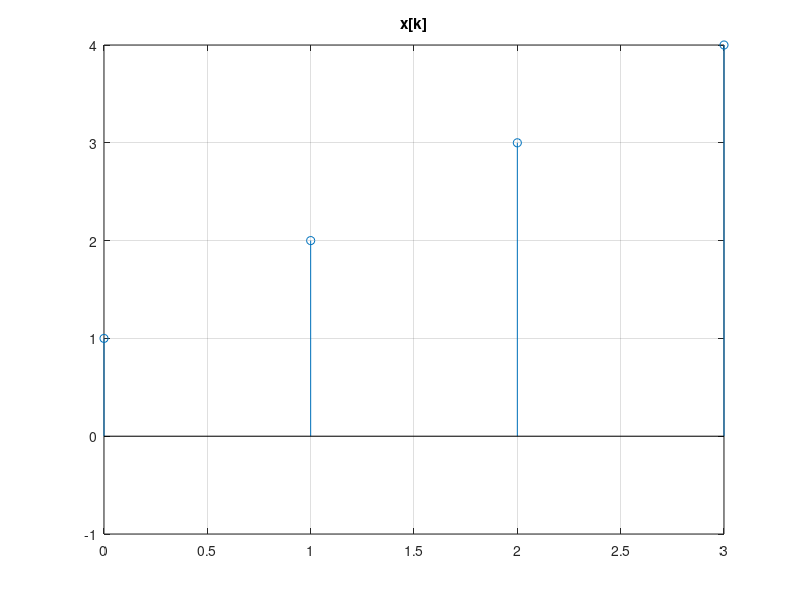
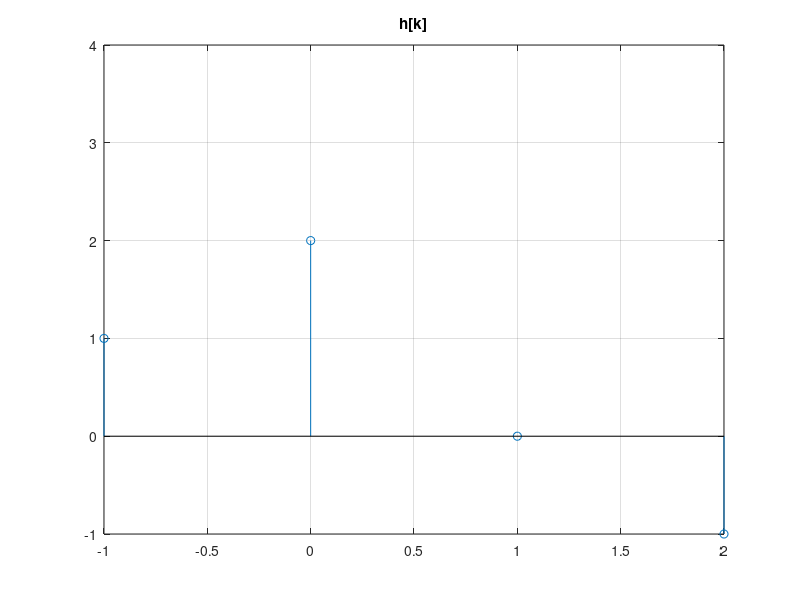
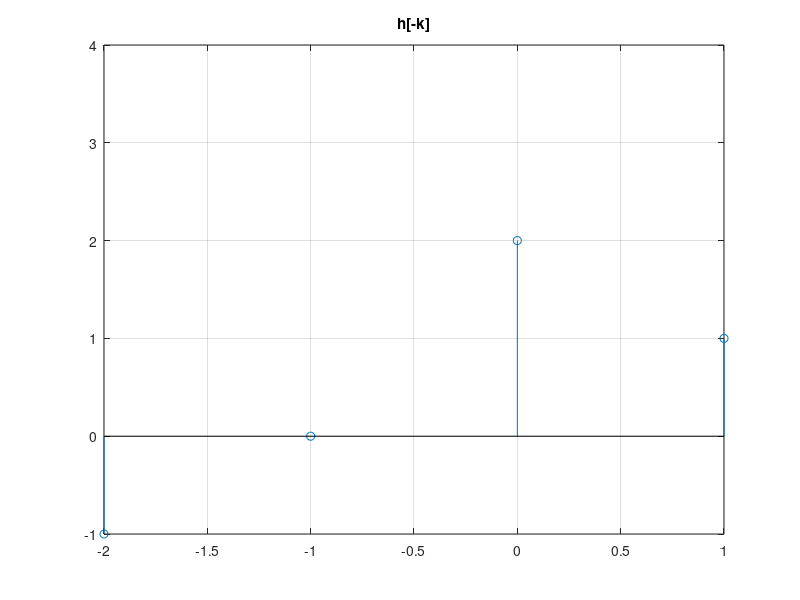
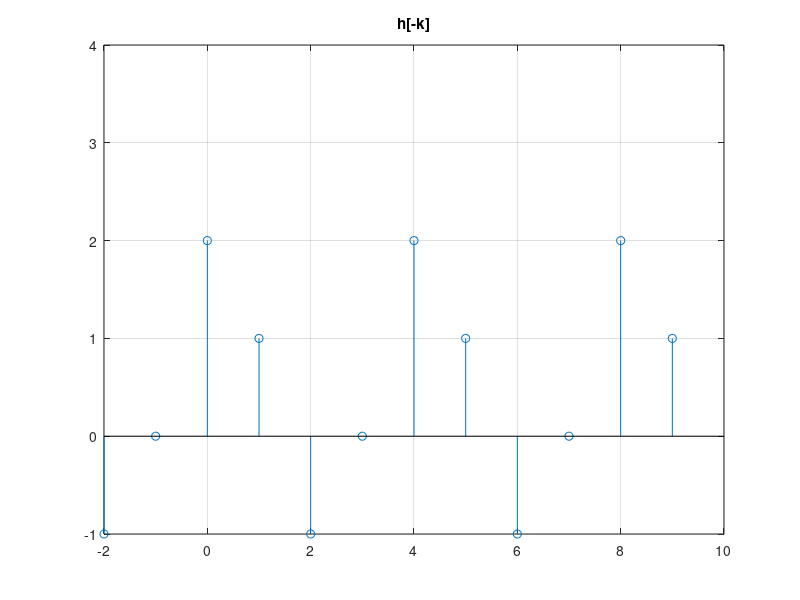

Reproduce these figures in MATLAB, in order.
% Example 7.22

nx = [0, 1, 2, 3];
x = [1, 2, 3, 4];

nn = [0, 1, 2, 3, 4, 5, 6, 7, 8, 9, 10, 11];
xx = [x, x, x];

nh = [-1, 0, 1, 2];
h = [1, 2, 0, -1];

nh0 = [-2, -1, 0, 1];
h0 = [-1, 0, 2, 1]

h00 = [-1, 0, 2, 1, -1, 0, 2, 1, -1, 0, 2, 1];
nh00 = [-2, -1, 0, 1, 2, 3, 4, 5, 6, 7, 8, 9];

h01 = [1, -1, 0, 2, 1, -1, 0, 2, 1, -1, 0, 2];
h02 = [2, 1, -1, 0, 2, 1, -1, 0, 2, 1, -1, 0];
h03 = [0, 2, 1, -1, 0, 2, 1, -1, 0, 2, 1, -1];

y=[-1,1,7,5,-1,1,7,5,-1,1,7,5, ];
ny = [-4,-3,-2,-1,0,1,2, 3, 4, 5, 6, 7];

figure(1)
%subplot(121); 
stem(nx,x); title('x[k]'); ylim([-1, 4]); grid on;

figure(2); stem(nh,h); title('h[k]'); ylim([-1, 4]); grid on;
figure(3); stem(nh0,h0); title('h[-k]'); ylim([-1, 4]); grid on;

figure(4); stem(nh00,h00); title('h[-k]'); ylim([-1, 4]); grid on;
figure(5); stem(nh00,h01); title('h[1-k]'); ylim([-1, 4]); grid on;
figure(6); stem(nh00,h02); title('h[2-k]'); ylim([-1, 4]); grid on;
figure(7); stem(nh00,h03); title('h[3-k]'); ylim([-1, 4]); grid on;

figure(8); stem(ny,y); title('y[n]'); ylim([-1, 7]); grid on;


%figure(2)
%subplot(121); stem(n,x); title('x[k]'); ylim([-1, 5]); grid on;
%subplot(122); stem(n,h); title('h[k]'); ylim([-1, 5]); grid on;
